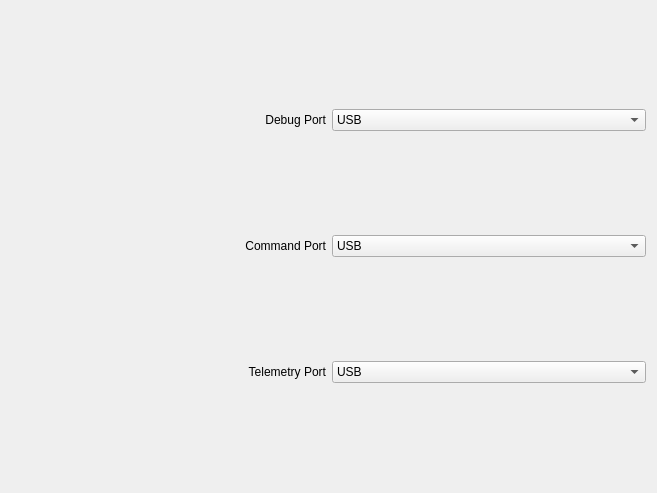
             <widget class="QWidget" name="scrollAreaWidgetContents_7">
              <property name="geometry">
               <rect>
                <x>0</x>
                <y>0</y>
                <width>657</width>
                <height>493</height>
               </rect>
              </property>
              <layout class="QGridLayout" name="gridLayout_24">
               <item row="0" column="0">
                <layout class="QHBoxLayout" name="horizontalLayout_40">
                 <item>
                  <widget class="QLabel" name="label_40">
                   <property name="text">
                    <string>Debug Port</string>
                   </property>
                   <property name="alignment">
                    <set>Qt::AlignRight|Qt::AlignTrailing|Qt::AlignVCenter</set>
                   </property>
                  </widget>
                 </item>
                 <item>
                  <widget class="QComboBox" name="GSDebugPort">
                   <item>
                    <property name="text">
                     <string>USB</string>
                    </property>
                   </item>
                   <item>
                    <property name="text">
                     <string>Serial1</string>
                    </property>
                   </item>
                   <item>
                    <property name="text">
                     <string>Serial2</string>
                    </property>
                   </item>
                   <item>
                    <property name="text">
                     <string>Serial3</string>
                    </property>
                   </item>
                   <item>
                    <property name="text">
                     <string>Serial4</string>
                    </property>
                   </item>
                   <item>
                    <property name="text">
                     <string>Serial5</string>
                    </property>
                   </item>
                  </widget>
                 </item>
                </layout>
               </item>
               <item row="1" column="0">
                <layout class="QHBoxLayout" name="horizontalLayout_41">
                 <item>
                  <widget class="QLabel" name="label_41">
                   <property name="text">
                    <string>Command Port</string>
                   </property>
                   <property name="alignment">
                    <set>Qt::AlignRight|Qt::AlignTrailing|Qt::AlignVCenter</set>
                   </property>
                  </widget>
                 </item>
                 <item>
                  <widget class="QComboBox" name="GSCommandPort">
                   <item>
                    <property name="text">
                     <string>USB</string>
                    </property>
                   </item>
                   <item>
                    <property name="text">
                     <string>Serial1</string>
                    </property>
                   </item>
                   <item>
                    <property name="text">
                     <string>Serial2</string>
                    </property>
                   </item>
                   <item>
                    <property name="text">
                     <string>Serial3</string>
                    </property>
                   </item>
                   <item>
                    <property name="text">
                     <string>Serial4</string>
                    </property>
                   </item>
                   <item>
                    <property name="text">
                     <string>Serial5</string>
                    </property>
                   </item>
                  </widget>
                 </item>
                </layout>
               </item>
               <item row="2" column="0">
                <layout class="QHBoxLayout" name="horizontalLayout_42">
                 <item>
                  <widget class="QLabel" name="label_42">
                   <property name="text">
                    <string>Telemetry Port</string>
                   </property>
                   <property name="alignment">
                    <set>Qt::AlignRight|Qt::AlignTrailing|Qt::AlignVCenter</set>
                   </property>
                  </widget>
                 </item>
                 <item>
                  <widget class="QComboBox" name="GSTelemetryPort">
                   <item>
                    <property name="text">
                     <string>USB</string>
                    </property>
                   </item>
                   <item>
                    <property name="text">
                     <string>Serial1</string>
                    </property>
                   </item>
                   <item>
                    <property name="text">
                     <string>Serial2</string>
                    </property>
                   </item>
                   <item>
                    <property name="text">
                     <string>Serial3</string>
                    </property>
                   </item>
                   <item>
                    <property name="text">
                     <string>Serial4</string>
                    </property>
                   </item>
                   <item>
                    <property name="text">
                     <string>Serial5</string>
                    </property>
                   </item>
                  </widget>
                 </item>
                </layout>
               </item>
              </layout>
             </widget>
